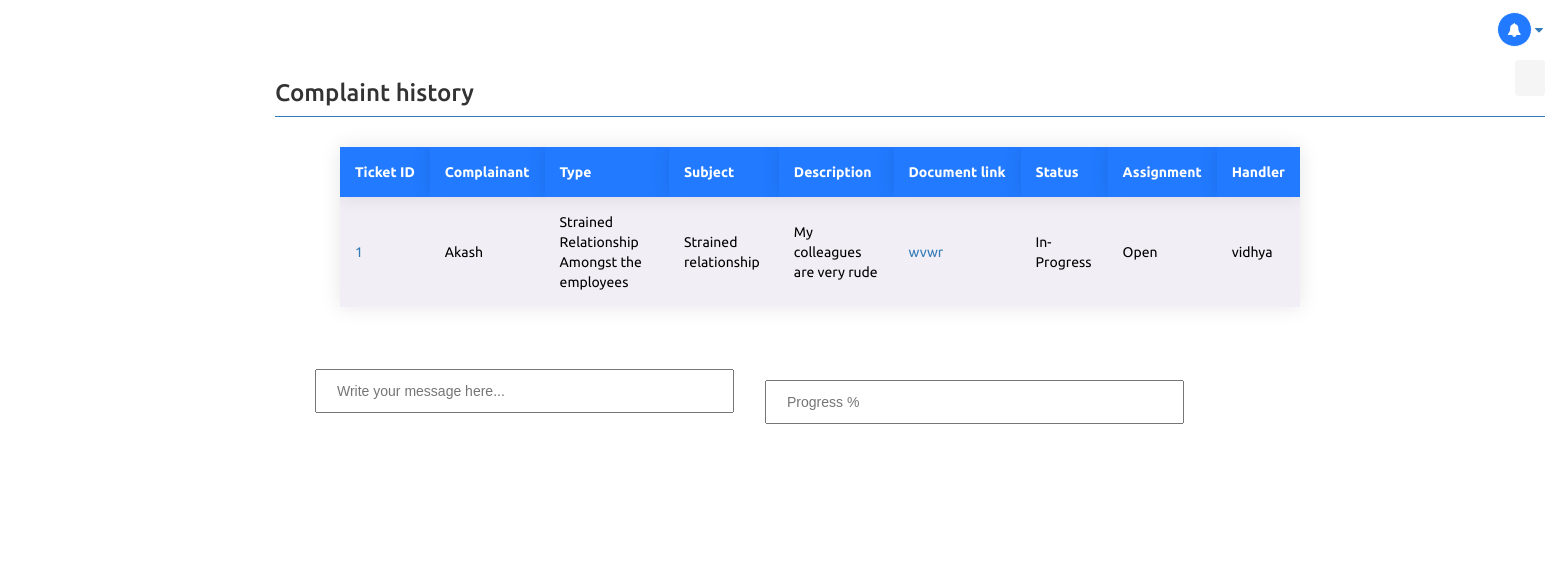
The app's page /comment/1 with its own data.
### base/models.py (models this page shows, shortened)
class Complaint(models.Model):
    ticketid = models.CharField(primary_key=True,max_length=20)
    complainant = models.ForeignKey(User, on_delete = models.SET_NULL,null=True)
    type = models.CharField(max_length=50)
    subject = models.CharField(max_length=100)
    desc = models.CharField(max_length=1000)
    docLink = models.CharField(max_length=1000)
    handler = models.CharField(max_length=30)
    status = models.CharField(max_length=50, blank=True)
    created = models.DateTimeField(auto_now_add=True)

class User(AbstractUser):
    is_user = models.BooleanField('Is user',default=False)
    is_employee = models.BooleanField('Is employee',default=False)
    is_admin = models.BooleanField('Is admin',default=False)

### base/views.py (the view, shortened to what this page needs)
# urls.py: path('comment/<str:pk>',views.comment,name="comment"),
def comment(request,pk):
    compp = Complaint.objects.all()
    comp = Complaint.objects.get(ticketid=pk)
    return render(request,'base/comment.html',{'comp':comp})

### base/templates/base/comment.html (shortened to what this page needs)
<!DOCTYPE html>
<html lang="en">
{% load static %}
<head>
  <link rel='stylesheet' href='https://maxcdn.bootstrapcdn.com/bootstrap/3.3.7/css/bootstrap.min.css'>
  <link rel='stylesheet' href='https://maxcdn.bootstrapcdn.com/font-awesome/4.7.0/css/font-awesome.min.css'>
  <link rel='stylesheet' href='https://morrisjs.github.io/morris.js/css/morris.css'>
  <link rel="stylesheet" href="{% static 'styles/emp.css' %}">
</head>
<body>
  <body>
    <div class="">
      <header class="navbar-fixed-top">
        <div class="row">
          <div class="container-fluid" style="background-color: white;">
            <div class="pull-left">
              <div class="pull-left logo text-center">
              </div>
            </div>
            <div class="pull-right">
              <div class="marr20">
                <ul class="nav navbar-top-links navbar-right">
                  <li class="dropdown bell">
                    <a aria-expanded="false" class="dropdown-toggle" data-toggle="dropdown" href="#"><i
                        class="fa fa-bell fa-fw"></i> <i class="fa fa-caret-down"></i></a>
                  </li>
                </ul>
              </div>
            </div>
          </div>
        </div>
      </header>
      <div class="wrap">
      <div class="container-fluid">
        <div class="side-body">
          <div class="page-title-box">
            <h3 class="page-title pull-left">Complaint history</h3>
            <ol class="breadcrumb pull-right">
            </ol>
            <div class="clearfix"></div>
          </div>
          <div class="container">
            <table>
              <tbody>
                <table>
                    <thead>
                      <tr>
                  <th>Ticket ID</th>
                  <th>Complainant</th>
                  <th>Type</th>
                  <th>Subject</th>
                  <th>Description</th>
                  <th>Document link</th>
                  <th>Status</th>
                  <th>Assignment</th>
                  <th>Handler</th>
                      </tr>
                    </thead>
                    <tbody>
                        <tr>
                          <td><a href="#" style="cursor:pointer">{{comp.ticketid}}</a></td>
                          <td>{{comp.complainant}}</td>
                          <td>{{comp.type}}</td>
                          <td>{{comp.subject}}</td>
                          <td>{{comp.desc}}</td>
                          <td><a style="cursor:pointer">{{comp.docLink}}</a></td>
                          <td>{{comp.status}}</td>
                          {% if comp.handler == '' %}
                          <td><a href="{% url 'assign' comp.ticketid %}" style="cursor:pointer">Assign me</a></td>
                          {% else %}
                          <td>Open</td>
                          {% endif %}
                          <td>{{comp.handler}}</td>
                        </tr>
                      </tbody>
            </table>
          </div>
          <div class="row">
            <div class="col-lg-10 col-sm-10">
              <div class="row">
                <div class="panel-heading">
                  <div class="row">
                    <div class="col-xs-9">
                    </div>
                  </div>
                </div>
              </div>
            </div>
          </div>
          </div>
          <div class="comm">
            <form action="{% url 'comment' comp.ticketid %}" method="POST" class="commform">
              <input name="body" placeholder="Write your message here..." /></form>
          </div>
          <div class="progressBar">
            <form action="{% url 'progress' comp.ticketid %}" method="POST" class="barform">
              <input name="barbody" placeholder="Progress %" /></form>
          </div>
  </body>
</body>
</html>

### static/styles/emp.css (style rules this page uses)
html { height:100%; }
body { font-family: 'Ubuntu', sans-serif; min-height: 100%; overflow-x:hidden ; }
.wrap { margin-top: 60px; }
.side-body { margin-left: 260px; margin-bottom: 60px; transition: all 0.5s ease-in-out; }
.nav>li { float:left; }
.nav>li>a { padding: 12px; }
.navbar-right .fa-fw { border: 1px solid; width: 35px; border-radius: 50%; height: 35px; line-height: 35px; color: #fff; }
.bell .fa-fw { background-color: #217AFF; }
.panel-heading { color:#fff; }
header { height: 60px; background-color: #f8f8f8; padding: 0; border-bottom: 1px solid #e7e7e7; }
.logo { background-color: white; width:250px; height:60px; line-height: 60px; transition: all 0.5s ease-in; }
.page-title-box { border-bottom: 1px solid #337ab7; margin-bottom: 30px; }
table th { white-space: nowrap; }
.marr20 { margin-right: 20px; }
table { width: 960px; border-collapse: collapse; overflow: hidden; box-shadow: 0 0 20px rgba(0, 0, 0, 0.1); }
th, td { padding: 15px; box-shadow: 0 0 20px rgba(0, 0, 0, 0.1); color: #000000; }
th { text-align: left; }
thead th { color:white; background-color:#217AFF; }
tbody td { position: relative; }
tbody td:before { content: ""; position: absolute; left: 0; right: 0; top: -9999px; bottom: -9999px; background-color: #f1eff5; z-index: -1; }
form select, input { margin-bottom: 20px; padding: 10px 20px; }
form input { padding: 10px 183px 10px 20px; }
::placeholder { font-family:"Poppins", sans-serif; }

### base/templates/base/comment.html (style rules this page uses)
.commform { position:relative; left:300px; top:130px; }
.comm { position: relative; bottom:150px; }
.barform { position:relative; left:750px; bottom:83px; }

### records on screen
Complaint: ticketid "1", complainant "Akash", type "Strained Relationship Amongst the employees", subject "Strained relationship", desc "My colleagues are very rude", docLink "wvwr", status "In-Progress", handler "vidhya"
